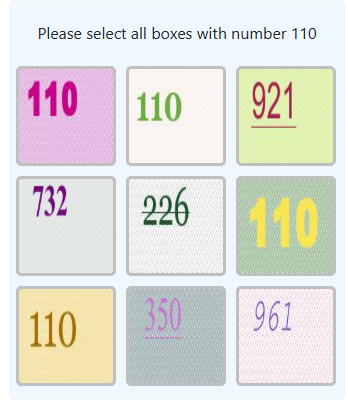
#> input picture ML Model/captcha.png, 348 x 404 px, found by its file name
$ python main.py
#> lines starting #> are read from the running program, lines starting #| are printed output that depends on the picture
import cv2

# === Step 1: Load the image ===
image_path = "E:\Projects\skepta\Skepta\ML Model\captcha.png"  # Change to your image path
img = cv2.imread(image_path)
#> img is the input picture: shape (404, 348, 3); mean B, G, R 219.6, 224.6, 225.5

# === Step 2: Get dimensions ===
height, width, _ = img.shape
#> height = 404; width = 348

# === Step 3: Calculate split line ===
split_line = int(height * 0.15)
#> split_line = 60

# === Step 4: Slice image ===
header = img[:split_line, :]   # Top 20%
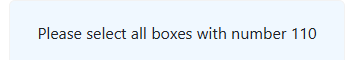
#> header: shape (60, 348, 3); mean B, G, R 247.1, 240.6, 233.2
body = img[split_line:, :]     # Bottom 80%
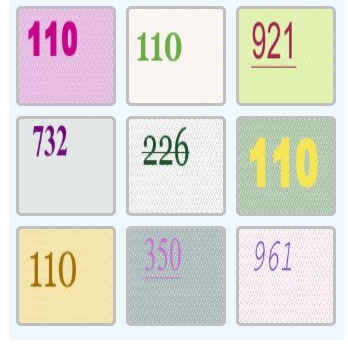
#> body: shape (344, 348, 3); mean B, G, R 214.8, 221.9, 224.2

# === Step 5: Save output ===
cv2.imwrite("header.png", header)
cv2.imwrite("body.png", body)

print("✅ Saved 'header.png' and 'body.png'")
